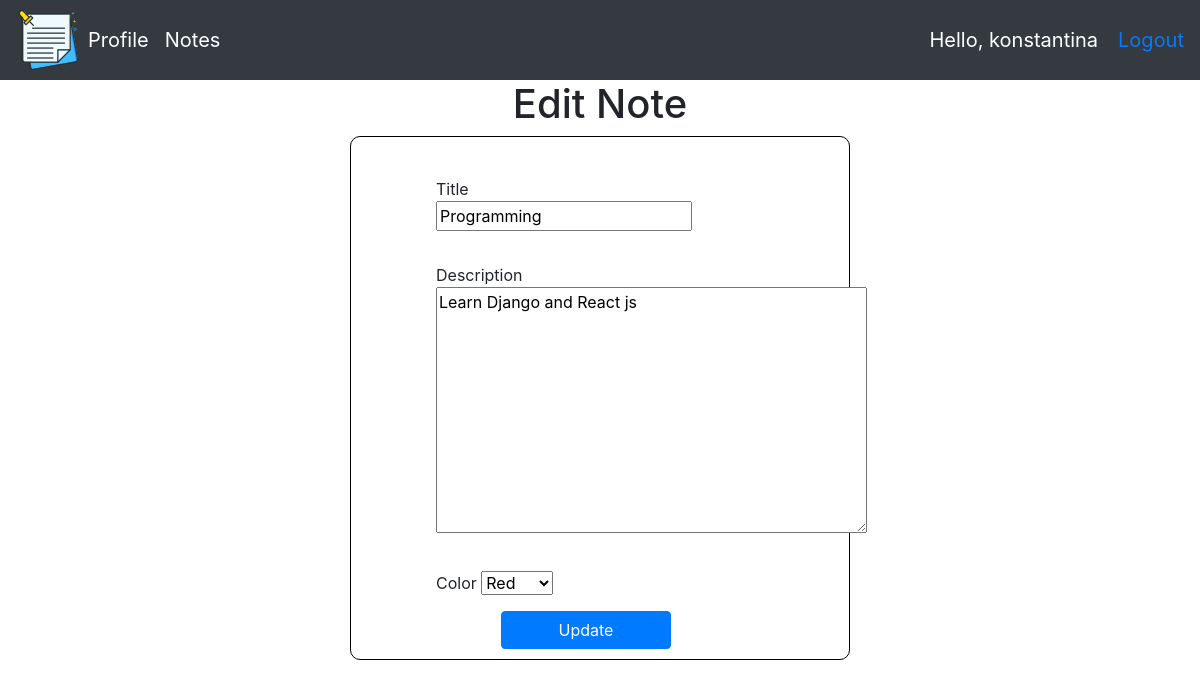
Screenshot of /editNote/1/ (signed in) with the database file from the repository.
### noteApp/models.py (models this page shows, shortened)
class Note(models.Model):
    colors = [
        ("bg-danger","Red"),
        ("bg-info","Teal"),
        ("bg-success","Green"),
        ("bg-warning","Yellow"),
    ]
    title = models.CharField(max_length=200, null=True)
    description = models.TextField(max_length=200)
    date_created = models.DateTimeField(auto_now_add=True)
    color = models.CharField(max_length=10,choices=colors,default="Teal")
    user = models.ForeignKey(User, on_delete=models.CASCADE, null=True)

### noteApp/views.py (the view, shortened to what this page needs)
# urls.py: path('editNote/<str:pk_note>/', views.editNote, name="editNote"),
@login_required(login_url='loginPage')
def editNote(request, pk_note):
    note = Note.objects.get(id=pk_note)
    form = NoteEditForm(instance=note)
    context = {
        "note":note,
        "form":form,
    }
    return render(request, "noteApp/editNote.html", context)

### noteApp/forms.py
class NoteEditForm(ModelForm):
    class Meta:
        model = Note
        fields = ['title','description','color']

### noteApp/templates/noteApp/editNote.html (shortened to what this page needs)
{% extends 'noteApp/base.html' %}
{% load static %}
{% block content %}
<h1 style="text-align: center;">Edit Note</h1>
<div class="card2">
    <form action="" method="POST" class="form-style">
        <div class="form-row">
            <div class="form-group">
                {{form.title.label}}
                <p>{{form.title}}</p>
            </div>
        </div>
        <div class="form-row">
            <div class="form-group">
                {{form.description.label}}
                <p>{{form.description}}</p>
            </div>
        </div>
        <div class="form-row">
            <div class="form-group">
                {{form.color.label}}
                {{form.color}}
            </div>
        </div>
        <button type="submit" id="Button" class="btn btn-primary">Update</button>
    </form>
</div>
{% endblock %}

### noteApp/templates/noteApp/navbar.html (shortened to what this page needs)
{% load static %}
<nav class="navbar navbar-expand-lg navbar-dark bg-dark">
    <a href="{% url 'notes' %}"><img src="{% static 'images/logo.png' %}"></a>
    <div class="collapse navbar-collapse" id="navbarNav">
      <ul class="navbar-nav">
        <li class="nav-item active">
          <a class="nav-link" href="{% url 'profile' %}">Profile</a>
        </li>
        <li class="nav-item active">
          <a class="nav-link" href="{% url 'notes' %}">Notes</a>
        </li>
      </ul>
    </div>
    <span id="hello-msg">Hello, {{request.user}}</span>
    <span><a class="hello-msg" href="{% url 'logoutPage' %}">Logout</a></span>
  </nav>

### static/css/main.css (style rules this page uses)
.card2 { margin-bottom:25px; width: 500px; padding-left: 90px; padding-bottom:10px; padding-top: 20px; padding-right: 70px; border: 1px solid black; margin: auto; border-radius: 10px; }
#Button { width: 170px; margin-left: 60px; }
.form-style { width: 500px; margin: 0 auto; margin-top: 20px; }
.navbar { font-size: 20px; }

### noteApp/templates/noteApp/navbar.html (style rules this page uses)
#hello-msg { font-size: 20px; color: #fff; margin-right: 20px; }
.hello-msg { float: right; }

### rows the page displays
Note: title "Programming", description "Learn Django and React js", color "Red"

### other values shown
{{ request.user }} "konstantina"
